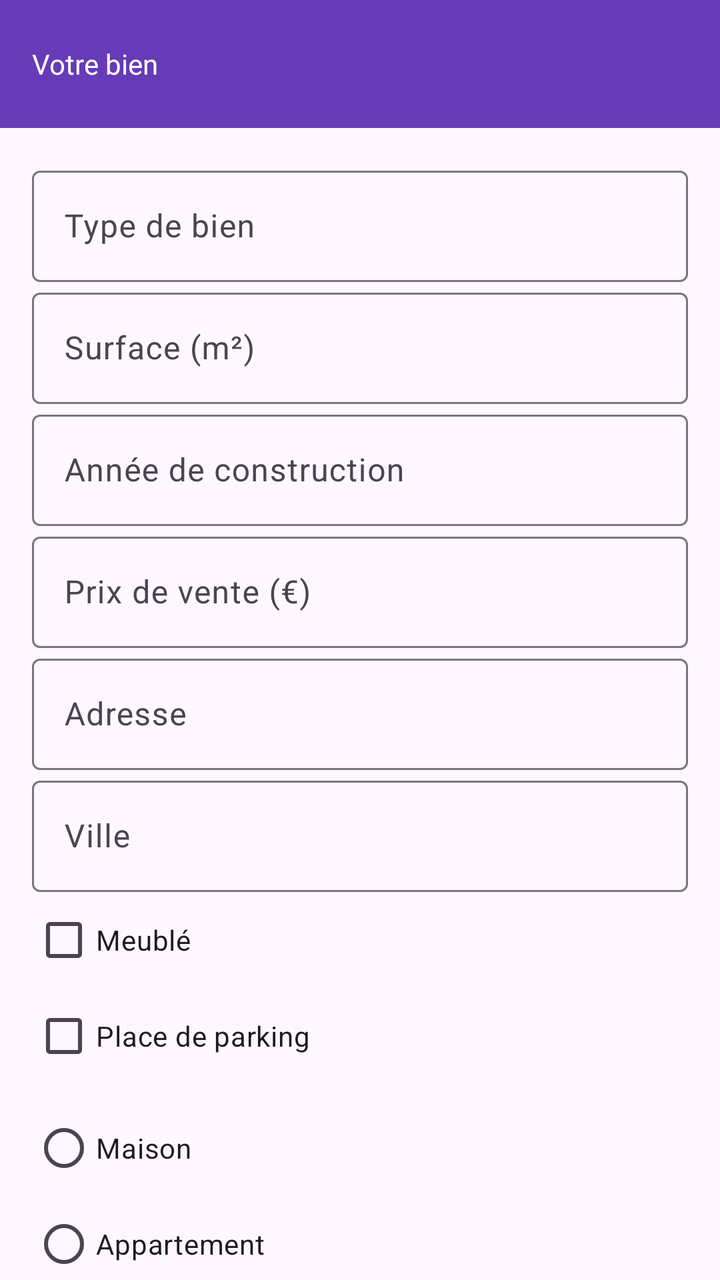
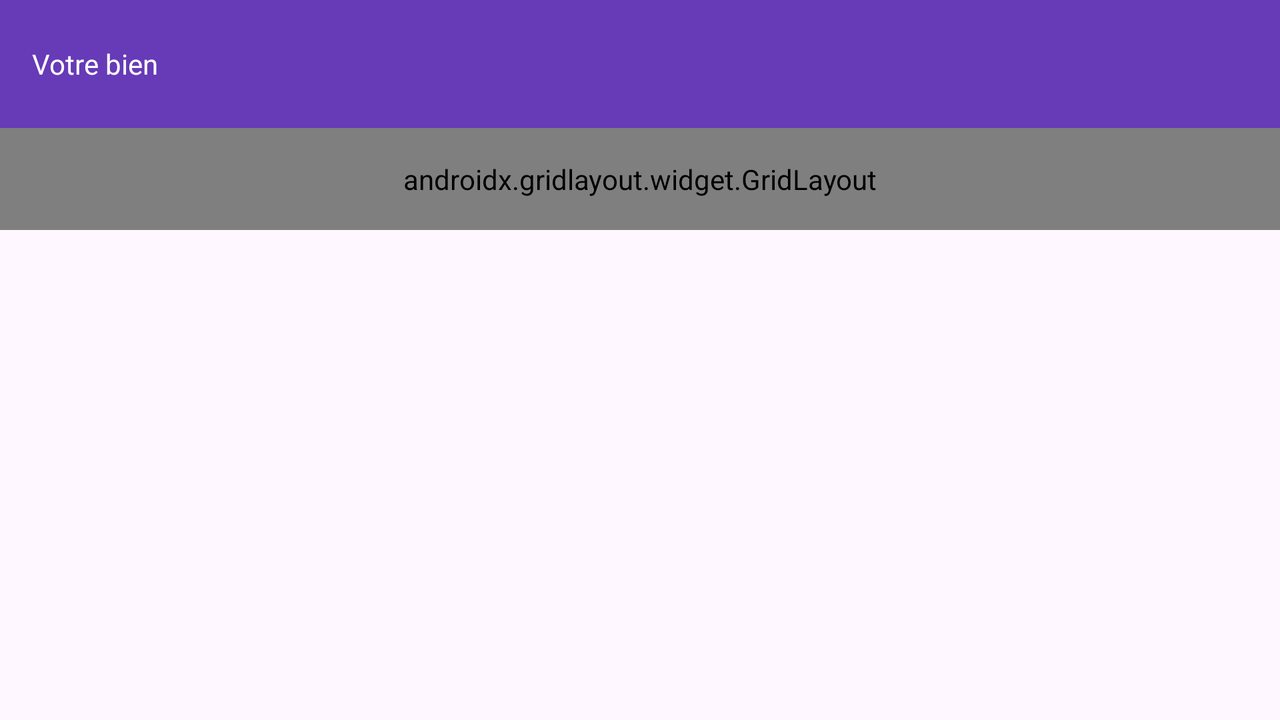

Compare how this app lays out the same screen by default and in its alternative resource folder. The renders come first, then the two layout files and the values they reference.
<!-- AndroidManifest.xml: application theme Theme.Calculator -->
<!-- res/layout/activity_rich_form.xml -->
<androidx.coordinatorlayout.widget.CoordinatorLayout
    xmlns:android="http://schemas.android.com/apk/res/android"
    xmlns:app="http://schemas.android.com/apk/res-auto"
    android:layout_width="match_parent"
    android:layout_height="match_parent">

    
    <com.google.android.material.appbar.MaterialToolbar
        android:layout_width="match_parent"
        android:layout_height="?attr/actionBarSize"
        android:background="@color/purple"
        app:title="@string/property_title"
        app:titleTextAppearance="@style/ToolbarTitleStyle" />

    
    <androidx.core.widget.NestedScrollView
        android:layout_width="match_parent"
        android:layout_height="match_parent"
        android:layout_marginTop="?attr/actionBarSize">

        <LinearLayout
            android:layout_width="match_parent"
            android:layout_height="wrap_content"
            android:orientation="vertical"
            android:padding="16dp"
            android:dividerPadding="8dp">

            
            <com.google.android.material.textfield.TextInputLayout
                android:layout_width="match_parent"
                android:layout_height="wrap_content"
                android:hint="@string/property_type">
                <com.google.android.material.textfield.TextInputEditText
                    android:layout_width="match_parent"
                    android:layout_height="wrap_content" />
            </com.google.android.material.textfield.TextInputLayout>

            
            <com.google.android.material.textfield.TextInputLayout
                android:layout_width="match_parent"
                android:layout_height="wrap_content"
                android:hint="@string/surface">
                <com.google.android.material.textfield.TextInputEditText
                    android:layout_width="match_parent"
                    android:layout_height="wrap_content"
                    android:inputType="numberDecimal" />
            </com.google.android.material.textfield.TextInputLayout>

            
            <com.google.android.material.textfield.TextInputLayout
                android:layout_width="match_parent"
                android:layout_height="wrap_content"
                android:hint="@string/construction_year">
                <com.google.android.material.textfield.TextInputEditText
                    android:layout_width="match_parent"
                    android:layout_height="wrap_content"
                    android:inputType="number" />
            </com.google.android.material.textfield.TextInputLayout>

            
            <com.google.android.material.textfield.TextInputLayout
                android:layout_width="match_parent"
                android:layout_height="wrap_content"
                android:hint="@string/price">
                <com.google.android.material.textfield.TextInputEditText
                    android:layout_width="match_parent"
                    android:layout_height="wrap_content"
                    android:inputType="numberDecimal" />
            </com.google.android.material.textfield.TextInputLayout>

            
            <com.google.android.material.textfield.TextInputLayout
                android:layout_width="match_parent"
                android:layout_height="wrap_content"
                android:hint="@string/address">
                <com.google.android.material.textfield.TextInputEditText
                    android:layout_width="match_parent"
                    android:layout_height="wrap_content"
                    android:inputType="textMultiLine" />
            </com.google.android.material.textfield.TextInputLayout>

            
            <com.google.android.material.textfield.TextInputLayout
                android:layout_width="match_parent"
                android:layout_height="wrap_content"
                android:hint="@string/city">
                <com.google.android.material.textfield.TextInputEditText
                    android:layout_width="match_parent"
                    android:layout_height="wrap_content" />
            </com.google.android.material.textfield.TextInputLayout>

            
            <com.google.android.material.checkbox.MaterialCheckBox
                android:layout_width="match_parent"
                android:layout_height="wrap_content"
                android:text="@string/furnished" />

            
            <com.google.android.material.checkbox.MaterialCheckBox
                android:layout_width="match_parent"
                android:layout_height="wrap_content"
                android:text="@string/parking" />

            
            <RadioGroup
                android:layout_width="match_parent"
                android:layout_height="wrap_content"
                android:layout_marginTop="8dp">

                <com.google.android.material.radiobutton.MaterialRadioButton
                    android:layout_width="wrap_content"
                    android:layout_height="wrap_content"
                    android:text="@string/house" />
                <com.google.android.material.radiobutton.MaterialRadioButton
                    android:layout_width="wrap_content"
                    android:layout_height="wrap_content"
                    android:text="@string/apartment" />
            </RadioGroup>

        </LinearLayout>
    </androidx.core.widget.NestedScrollView>
</androidx.coordinatorlayout.widget.CoordinatorLayout>
<!-- resources referenced by this layout -->
<resources>
  <color name="purple">#673AB7</color>
  <string name="address">Adresse</string>
  <string name="apartment">Appartement</string>
  <string name="city">Ville</string>
  <string name="construction_year">Année de construction</string>
  <string name="furnished">Meublé</string>
  <string name="house">Maison</string>
  <string name="parking">Place de parking</string>
  <string name="price">Prix de vente (€)</string>
  <string name="property_title">Votre bien</string>
  <string name="property_type">Type de bien</string>
  <string name="surface">Surface (m²)</string>
  <style name="ToolbarTitleStyle">
          <item name="android:textSize">14sp</item>
          <item name="android:textColor">@color/white</item>
      </style>
  <style name="Theme.Calculator" parent="Base.Theme.Calculator" />
  <color name="white">#FFFFFFFF</color>
  <style name="Base.Theme.Calculator" parent="Theme.Material3.DayNight.NoActionBar">
          <item name="colorControlNormal">@color/white</item>
      </style>
</resources>
<!-- res/layout-land/activity_rich_form.xml (the repository's variant of the layout above) -->
<!-- drawn on the phone turned sideways -->
<androidx.coordinatorlayout.widget.CoordinatorLayout
    xmlns:android="http://schemas.android.com/apk/res/android"
    xmlns:app="http://schemas.android.com/apk/res-auto"
    android:layout_width="match_parent"
    android:layout_height="match_parent">

    
    <com.google.android.material.appbar.MaterialToolbar
        android:id="@+id/toolbar"
        android:layout_width="match_parent"
        android:layout_height="?attr/actionBarSize"
        android:background="@color/purple"
        app:title="@string/property_title"
        app:titleTextAppearance="@style/ToolbarTitleStyle" />

    
    <androidx.core.widget.NestedScrollView
        android:layout_width="match_parent"
        android:layout_height="match_parent"
        android:layout_marginTop="?attr/actionBarSize">

        <androidx.gridlayout.widget.GridLayout
            android:layout_width="match_parent"
            android:layout_height="wrap_content"
            android:padding="16dp"
            app:columnCount="2">

            
            <com.google.android.material.textfield.TextInputLayout
                android:layout_width="0dp"
                android:layout_height="wrap_content"
                android:hint="@string/property_type"
                android:layout_marginEnd="8dp"
                app:layout_columnWeight="1">
                <com.google.android.material.textfield.TextInputEditText
                    android:layout_width="match_parent"
                    android:layout_height="wrap_content" />
            </com.google.android.material.textfield.TextInputLayout>

            
            <com.google.android.material.textfield.TextInputLayout
                android:layout_width="0dp"
                android:layout_height="wrap_content"
                android:hint="@string/surface"
                app:layout_columnWeight="1">
                <com.google.android.material.textfield.TextInputEditText
                    android:layout_width="match_parent"
                    android:layout_height="wrap_content"
                    android:inputType="numberDecimal" />
            </com.google.android.material.textfield.TextInputLayout>

            
            <com.google.android.material.textfield.TextInputLayout
                android:layout_width="0dp"
                android:layout_height="wrap_content"
                android:hint="@string/construction_year"
                android:layout_marginEnd="8dp"
                app:layout_columnWeight="1">
                <com.google.android.material.textfield.TextInputEditText
                    android:layout_width="match_parent"
                    android:layout_height="wrap_content"
                    android:inputType="number" />
            </com.google.android.material.textfield.TextInputLayout>

            
            <com.google.android.material.textfield.TextInputLayout
                android:layout_width="0dp"
                android:layout_height="wrap_content"
                android:hint="@string/price"
                app:layout_columnWeight="1">
                <com.google.android.material.textfield.TextInputEditText
                    android:layout_width="match_parent"
                    android:layout_height="wrap_content"
                    android:inputType="numberDecimal" />
            </com.google.android.material.textfield.TextInputLayout>

            
            <com.google.android.material.textfield.TextInputLayout
                android:layout_width="0dp"
                android:layout_height="wrap_content"
                android:hint="@string/address"
                android:layout_marginEnd="8dp"
                app:layout_columnWeight="1">
                <com.google.android.material.textfield.TextInputEditText
                    android:layout_width="match_parent"
                    android:layout_height="wrap_content"
                    android:inputType="textMultiLine" />
            </com.google.android.material.textfield.TextInputLayout>

            
            <com.google.android.material.textfield.TextInputLayout
                android:layout_width="0dp"
                android:layout_height="wrap_content"
                android:hint="@string/city"
                app:layout_columnWeight="1">
                <com.google.android.material.textfield.TextInputEditText
                    android:layout_width="match_parent"
                    android:layout_height="wrap_content" />
            </com.google.android.material.textfield.TextInputLayout>

            
            <CheckBox
                android:layout_width="0dp"
                android:layout_height="wrap_content"
                android:text="@string/furnished"
                app:layout_columnWeight="1" />

            
            <CheckBox
                android:layout_width="0dp"
                android:layout_height="wrap_content"
                android:text="@string/parking"
                app:layout_columnWeight="1" />

            
            <RadioGroup
                android:layout_width="0dp"
                android:layout_height="wrap_content"
                app:layout_columnWeight="1">

                <RadioButton
                    android:layout_width="wrap_content"
                    android:layout_height="wrap_content"
                    android:text="@string/house" />
                <RadioButton
                    android:layout_width="wrap_content"
                    android:layout_height="wrap_content"
                    android:text="@string/apartment" />
            </RadioGroup>

        </androidx.gridlayout.widget.GridLayout>
    </androidx.core.widget.NestedScrollView>
</androidx.coordinatorlayout.widget.CoordinatorLayout>
